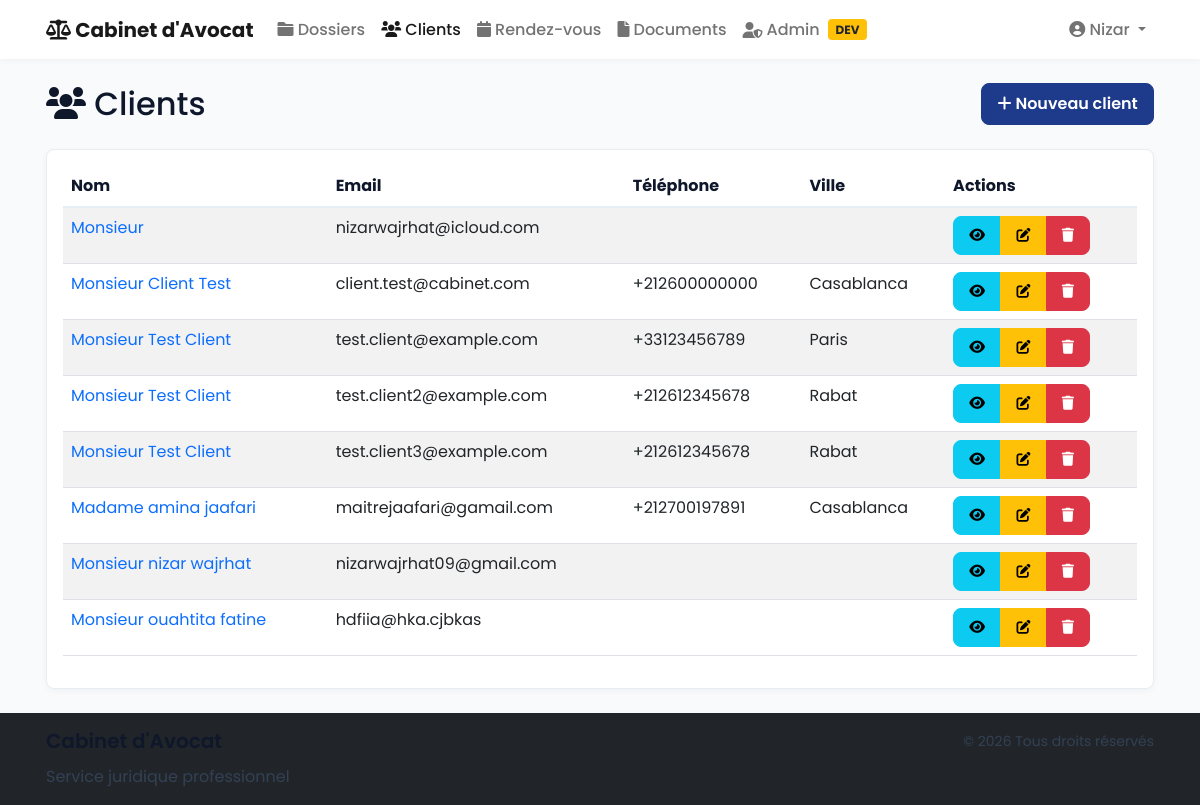
Page /clients/ (signed in) on the committed database.
### utilisateurs/models.py (models this page shows, shortened)
class Utilisateur(AbstractUser):
    ROLE_CHOICES = [
        ('avocat', _('Avocat')),
        ('secretaire', _('Secrétaire')),
        ('client', _('Client')),
    ]
    role = models.CharField(
        max_length=20,
        choices=ROLE_CHOICES,
        default='client',
        verbose_name=_('rôle')
    )
    telephone = models.CharField(
        max_length=15,
        blank=True,
        verbose_name=_('téléphone')
    )
    telephone_mobile = models.CharField(
        max_length=15,
        blank=True,
        verbose_name=_('téléphone mobile')
    )
    photo = models.ImageField(
        upload_to='utilisateurs/photos/',
        blank=True,
        null=True,
        verbose_name=_('photo')
    )
    date_naissance = models.DateField(
        null=True,
        blank=True,
        verbose_name=_('date de naissance')
    )
    adresse = models.TextField(
        blank=True,
        verbose_name=_('adresse')
    )
    ville = models.CharField(
        max_length=100,
        blank=True,
        verbose_name=_('ville')
    )
    code_postal = models.CharField(
        max_length=10,
        blank=True,
        verbose_name=_('code postal')
    )
    pays = models.CharField(
        max_length=100,
        default='Maroc',
        verbose_name=_('pays')
    )
    specialite = models.CharField(
        max_length=100,
        blank=True,
        verbose_name=_('spécialité')
    )
    barreau = models.CharField(
        max_length=100,
        blank=True,
        verbose_name=_('barreau')
    )
    numero_avocat = models.CharField(
        max_length=50,
        blank=True,
        verbose_name=_('numéro d\'avocat')
    )
    date_prestation_serment = models.DateField(
        null=True,
        blank=True,
        verbose_name=_('date de prestation de serment')
    )
    departement = models.CharField(
        max_length=100,
        blank=True,
        verbose_name=_('département')
    )
    poste = models.CharField(
        max_length=100,
        blank=True,
        verbose_name=_('poste')
    )
    class Meta:
        verbose_name = _('utilisateur')
        verbose_name_plural = _('utilisateurs')
    @property
    def is_avocat(self):
        return self.role == 'avocat'

### clients/models.py (models this page shows, shortened)
class Client(models.Model):
    class Civilite(models.TextChoices):
        MONSIEUR = 'M', _('Monsieur')
        MADAME = 'MME', _('Madame')
        AUTRE = 'AUTRE', _('Autre')
    class TypeClient(models.TextChoices):
        PARTICULIER = 'PAR', _('Particulier')
        ENTREPRISE = 'ENT', _('Entreprise')
        ASSOCIATION = 'ASS', _('Association')
    user = models.OneToOneField(
        settings.AUTH_USER_MODEL,
        on_delete=models.CASCADE,
        null=True,
        blank=True,
        related_name='client',
        verbose_name=_('utilisateur')
    )
    civilite = models.CharField(
        max_length=5,
        choices=Civilite.choices,
        default=Civilite.MONSIEUR,
        verbose_name=_('civilité')
    )
    type_client = models.CharField(
        max_length=3,
        choices=TypeClient.choices,
        default=TypeClient.PARTICULIER,
        verbose_name=_('type de client')
    )
    nom = models.CharField(_('nom'), max_length=50)
    prenom = models.CharField(_('prénom'), max_length=50)
    email = models.EmailField(_('email'), max_length=50, unique=True)
    telephone_regex = RegexValidator(
        regex=r'^\+?1?\d{9,15}$',
        message=_('Le numéro de téléphone doit être au format: "+999999999". Maximum 15 chiffres autorisés.')
    )
    telephone = models.CharField(
        _('téléphone'),
        validators=[telephone_regex],
        max_length=20,
        blank=True
    )
    telephone_secondaire = models.CharField(
        _('téléphone secondaire'),
        validators=[telephone_regex],
        max_length=20,
        blank=True
    )
    adresse = models.TextField(_('adresse'), blank=True)
    code_postal = models.CharField(
        _('code postal'),
        max_length=10,
        blank=True
    )
    ville = models.CharField(
        _('ville'),
        max_length=100,
        blank=True
    )
    pays = models.CharField(
        _('pays'),
        max_length=100,
        default='Maroc'
    )
    date_naissance = models.DateField(
        _('date de naissance'),
        null=True,
        blank=True
    )
    lieu_naissance = models.CharField(
        _('lieu de naissance'),
        max_length=100,
        blank=True
    )
    nationalite = models.CharField(
        _('nationalité'),
        max_length=100,
        default='Marocaine'
    )
    profession = models.CharField(
        _('profession'),
        max_length=100,
        blank=True
    )
    raison_sociale = models.CharField(
        _('raison sociale'),
        max_length=200,
        blank=True
    )
    numero_rc = models.CharField(
        _('numéro RC'),
        max_length=50,
        blank=True,
        validators=[MinLengthValidator(5)]
    )
    ice = models.CharField(
        _('ICE'),
        max_length=50,
        blank=True,
        validators=[MinLengthValidator(15)]
    )
    date_creation = models.DateTimeField(
        _('date de création'),
        default=timezone.now
    )
    date_modification = models.DateTimeField(
        _('date de modification'),
        default=timezone.now
    )
    notes = models.TextField(_('notes'), blank=True)
    class Meta:
        verbose_name = _('client')
        verbose_name_plural = _('clients')
        ordering = ['nom', 'prenom']
        indexes = [
            models.Index(fields=['nom'], name='client_nom_idx'),
            models.Index(fields=['prenom'], name='client_prenom_idx'),
            models.Index(fields=['email'], name='client_email_idx'),
            models.Index(fields=['type_client'], name='client_type_idx')
        ]

### clients/views.py (the view)
# urls.py: path('', views.client_list, name='list'),
@login_required
def client_list(request):
    clients = Client.objects.all().order_by('nom', 'prenom')
    return render(request, 'clients/client_list.html', {'clients': clients})

### templates/clients/client_list.html (shortened to what this page needs)
{% extends "base.html" %}
{% load i18n %}
{% block content %}
<div class="d-flex justify-content-between align-items-center mb-4">
    <h1 class="h2 mb-0">
        <i class="fas fa-users"></i> {% trans "Clients" %}
    </h1>
    <a href="{% url 'clients:create' %}" class="btn btn-primary">
        <i class="fas fa-plus"></i> {% trans "Nouveau client" %}
    </a>
</div>
<div class="card">
    <div class="card-body">
        <div class="table-responsive">
            <table class="table table-striped table-hover">
                <thead>
                    <tr>
                        <th>{% trans "Nom" %}</th>
                        <th>{% trans "Email" %}</th>
                        <th>{% trans "Téléphone" %}</th>
                        <th>{% trans "Ville" %}</th>
                        <th>{% trans "Actions" %}</th>
                    </tr>
                </thead>
                <tbody>
                    {% for client in clients %}
                    <tr>
                        <td>
                            <a href="{% url 'clients:detail' pk=client.pk %}" class="text-decoration-none">
                                {{ client.get_civilite_display }} {{ client.nom }} {{ client.prenom }}
                            </a>
                        </td>
                        <td>{{ client.email }}</td>
                        <td>{{ client.telephone }}</td>
                        <td>{{ client.ville }}</td>
                        <td>
                            <div class="btn-group">
                                <a href="{% url 'clients:detail' pk=client.pk %}" class="btn btn-sm btn-info" title="{% trans 'Voir' %}">
                                    <i class="fas fa-eye"></i>
                                </a>
                                <a href="{% url 'clients:update' pk=client.pk %}" class="btn btn-sm btn-warning" title="{% trans 'Modifier' %}">
                                    <i class="fas fa-edit"></i>
                                </a>
                                <a href="{% url 'clients:delete' pk=client.pk %}" class="btn btn-sm btn-danger" title="{% trans 'Supprimer' %}">
                                    <i class="fas fa-trash"></i>
                                </a>
                            </div>
                        </td>
                    </tr>
                    {% empty %}
                    <tr>
                        <td colspan="5" class="text-center">{% trans "Aucun client trouvé." %}</td>
                    </tr>
                    {% endfor %}
                </tbody>
            </table>
        </div>
    </div>
</div>
{% endblock %}

### templates/base.html (shortened to what this page needs)
{% load static %}
{% load i18n %}
<!DOCTYPE html>
<html lang="fr">
<head>
    <link rel="stylesheet" href="https://cdnjs.cloudflare.com/ajax/libs/font-awesome/6.0.0/css/all.min.css">
    <link href="https://cdn.jsdelivr.net/npm/bootstrap@5.1.3/dist/css/bootstrap.min.css" rel="stylesheet">
    <link rel="stylesheet" href="{% static 'css/style.css' %}">
</head>
<body class="fade-in">
    <nav class="navbar navbar-expand-lg navbar-light sticky-top">
        <div class="container">
            <a class="navbar-brand" href="{% url 'home' %}">
                <i class="fas fa-balance-scale"></i> Cabinet d'Avocat
            </a>
            <div class="collapse navbar-collapse" id="navbarNav">
                {% if user.is_authenticated %}
                    <ul class="navbar-nav me-auto">
                        {% if user.is_avocat or user.is_secretaire %}
                            <li class="nav-item">
                                <a class="nav-link {% if request.resolver_match and request.resolver_match.namespace == 'dossiers' %}active{% endif %}"
                                   href="{% url 'dossiers:list' %}">
                                    <i class="fas fa-folder"></i> {% trans "Dossiers" %}
                                </a>
                            </li>
                            <li class="nav-item">
                                <a class="nav-link {% if request.resolver_match and request.resolver_match.namespace == 'clients' %}active{% endif %}"
                                   href="{% url 'clients:list' %}">
                                    <i class="fas fa-users"></i> {% trans "Clients" %}
                                </a>
                            </li>
                        {% endif %}
                        <li class="nav-item">
                            <a class="nav-link {% if request.resolver_match and request.resolver_match.namespace == 'rendezvous' %}active{% endif %}"
                               href="{% url 'rendezvous:list' %}">
                                <i class="fas fa-calendar"></i> {% trans "Rendez-vous" %}
                            </a>
                        </li>
                        <li class="nav-item">
                            <a class="nav-link {% if request.resolver_match and request.resolver_match.namespace == 'documents' %}active{% endif %}"
                               href="{% url 'documents:list' %}">
                                <i class="fas fa-file"></i> {% trans "Documents" %}
                            </a>
                        </li>
                        {% if user.is_staff or user.is_superuser %}
                            <li class="nav-item">
                                <a class="nav-link d-flex align-items-center" href="{% url 'admin:index' %}">
                                    <i class="fas fa-user-shield"></i>
                                    <span class="ms-1">{% trans "Admin" %}</span>
                                    {% if debug %}
                                        <span class="badge bg-warning text-dark ms-2" title="Development only">DEV</span>
                                    {% endif %}
                                </a>
                            </li>
                        {% endif %}
                    </ul>
                    <ul class="navbar-nav">
                        <li class="nav-item dropdown">
                            <a class="nav-link dropdown-toggle" href="#" id="userDropdown" role="button"
                               data-bs-toggle="dropdown" aria-expanded="false">
                                <i class="fas fa-user-circle"></i> {{ user.get_full_name|default:user.username }}
                            </a>
                        </li>
                    </ul>
                {% endif %}
            </div>
        </div>
    </nav>
    <main class="container py-4">
        {% block content %}{% endblock %}
    </main>
    <footer class="footer mt-auto py-3 bg-dark text-white">
        <div class="container">
            <div class="row">
                <div class="col-md-6">
                    <h5>Cabinet d'Avocat</h5>
                    <p class="mb-0">{% trans "Service juridique professionnel" %}</p>
                </div>
                <div class="col-md-6 text-md-end">
                    <p class="mb-0">
                        <small>© {% now "Y" %} {% trans "Tous droits réservés" %}</small>
                    </p>
                </div>
            </div>
        </div>
    </footer>
</body>
</html>

### static/css/style.css (style rules this page uses)
:root { --primary-color: #1e3a8a; --primary-color-rgb: 30,58,138; --accent-color: #2563eb; --muted: #6b7280; --bg: #f8fafc; --card-bg: #ffffff; --text: #0f172a; --border: #e6edf3; --success: #16a34a; --danger: #dc2626; --warning: #d97706; --shadow: 0 6px 18px rgba(15,23,42,0.06); --shadow-sm: 0 2px 6px rgba(15,23,42,0.04); --box-shadow-hover: 0 8px 24px rgba(15,23,42,0.08); --radius: 8px; --transition-speed: 200ms; --transition: var(--transition-speed) ease; --font-family: 'Poppins', system-ui, -apple-system, 'Segoe UI', Roboto, 'Helvetica Neue', Arial; }
* { box-sizing: border-box; }
html, body { height: 100%; }
body { margin: 0; font-family: var(--font-family); background: var(--bg); color: var(--text); -webkit-font-smoothing: antialiased; -moz-osx-font-smoothing: grayscale; display: flex; flex-direction: column; min-height: 100vh; }
h1,h2,h3,h4,h5,h6 { color: var(--text); margin-top:0; margin-bottom:.75rem; font-weight:600; }
h1 { font-size:2.25rem; }
p, label, small { color: #334155; line-height:1.5 }
.container { max-width: 1140px; margin: 0 auto; padding-left: 1rem; padding-right: 1rem; }
.navbar { background: #fff; box-shadow: var(--shadow-sm); padding: .6rem 1rem; }
.navbar-brand { font-weight:700; color:var(--primary-color); }
.navbar .nav-link { color: #374151; font-weight:500; padding:.4rem .8rem; transition: color var(--transition); }
.card { background: var(--card-bg); border: 1px solid var(--border); border-radius: var(--radius); box-shadow: var(--shadow-sm); transition: transform var(--transition), box-shadow var(--transition); }
.card-body { padding: 1rem; }
.btn { border-radius: var(--radius); padding: .5rem .95rem; font-weight:600; transition: transform var(--transition), box-shadow var(--transition), opacity var(--transition); }
.btn-primary { background: var(--primary-color); border-color: var(--primary-color); color: #fff; }
.table { background: transparent; }
.table thead th { background: transparent; border-bottom: 2px solid var(--border); color: #0f172a; }
.table tbody tr td { border-top: 1px solid var(--border); }
.footer { background: var(--primary-color); color: #e6eefc; padding: 1.5rem 0; margin-top: 3rem; }
.fade-in { animation: fadeInUp 300ms ease both; }

### rows in the picture
Utilisateur: get_full_name "Nizar"
Client: civilite "Monsieur", email "nizarwajrhat@icloud.com"
Client: civilite "Monsieur", nom "Client", prenom "Test", email "client.test@cabinet.com", telephone "+212600000000", ville "Casablanca"
Client: civilite "Monsieur", nom "Test", prenom "Client", email "test.client@example.com", telephone "+33123456789", ville "Paris"
Client: civilite "Monsieur", nom "Test", prenom "Client", email "test.client2@example.com", telephone "+212612345678", ville "Rabat"
Client: civilite "Monsieur", nom "Test", prenom "Client", email "test.client3@example.com", telephone "+212612345678", ville "Rabat"
Client: civilite "Madame", nom "amina", prenom "jaafari", email "maitrejaafari@gamail.com", telephone "+212700197891", ville "Casablanca"
Client: civilite "Monsieur", nom "nizar", prenom "wajrhat", email "nizarwajrhat09@gmail.com"
Client: civilite "Monsieur", nom "ouahtita", prenom "fatine", email "hdfiia@hka.cjbkas"
